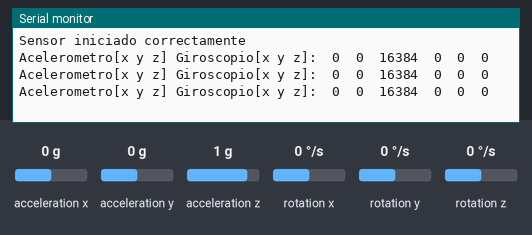
The sketch below on a simulated Arduino Uno, built with avr-gcc and run on an emulated ATmega328P. On the bench: the last lines printed to the serial monitor. The inputs (shaded band) are chosen by the test bench; at power-on: acceleration x 0 g, acceleration y 0 g, acceleration z 1 g, rotation x 0 °/s, rotation y 0 °/s, rotation z 0 °/s.

Above: at 1.2 s.
1.3 s: acceleration x set to -1.4 g
At 1.9 s:
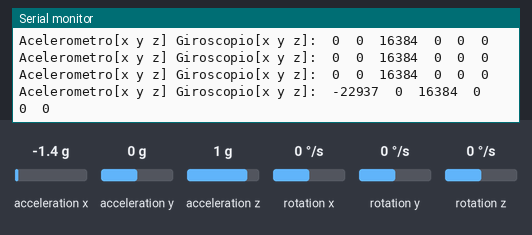
2.8 s: acceleration y set to -1.4 g
At 3.4 s:
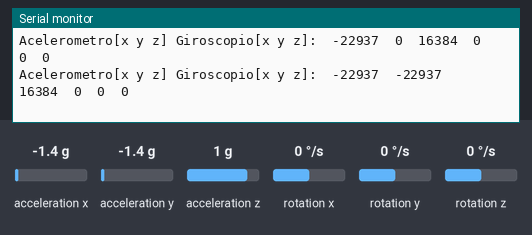
4.3 s: acceleration z set to -1.4 g
At 5.0 s:
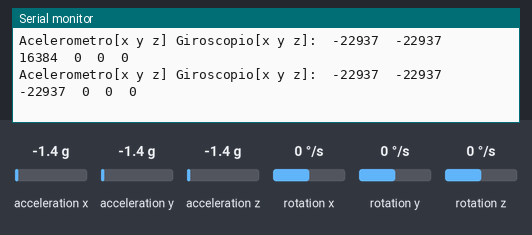
5.8 s: rotation x set to -192 °/s
At 6.5 s:
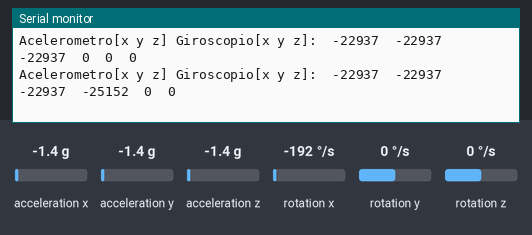
7.3 s: rotation y set to -192 °/s
At 8.0 s:
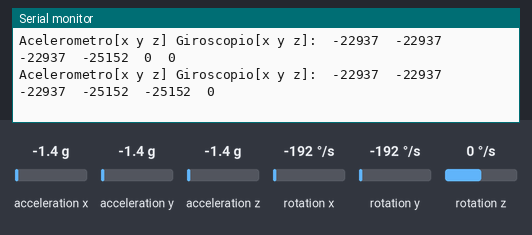

Measured:
- after the input at 1.3 s, the serial monitor: prints a new line after 0.22 s (image 1)
- after the input at 2.8 s, the serial monitor: prints a new line after 0.23 s (image 2)
- after the input at 4.3 s, the serial monitor: prints a new line after 0.25 s (image 3)
- after the input at 5.8 s, the serial monitor: prints a new line after 0.27 s (image 4)
- after the input at 7.3 s, the serial monitor: prints a new line after 0.28 s (image 5)

The sketch:

LecturaBasica.ino
```cpp
// Librerias I2C para controlar el mpu6050
// la libreria MPU6050.h necesita I2Cdev.h, I2Cdev.h necesita Wire.h
#include "I2Cdev.h"
#include "MPU6050.h"
#include "Wire.h"

// La dirección del MPU6050 puede ser 0x68 o 0x69, dependiendo
// del estado de AD0. Si no se especifica, 0x68 estará implicito
MPU6050 sensor;

// Valores RAW (sin procesar) del acelerometro y giroscopio en los ejes x,y,z
int16_t ax, ay, az;
int16_t gx, gy, gz;

void printTab()
{
  Serial.print(F("\t")); // 'F' lo almacena en la memoria flash en lugar de la RAM para ahorrar espacio de memoria
}

void setup() {
  Serial.begin(115200);    //Iniciando puerto serial
  Wire.begin();           //Iniciando I2C
  sensor.initialize();    //Iniciando el sensor
  if (sensor.testConnection()) Serial.println("Sensor iniciado correctamente");
  else Serial.println("Error al iniciar el sensor");
}

void loop() {
  // Leer las aceleraciones y velocidades angulares
  sensor.getAcceleration(&ax, &ay, &az);
  sensor.getRotation(&gx, &gy, &gz);

  //Mostrar las lecturas separadas por un [tab]
  Serial.print(F("Acelerometro[x y z] Giroscopio[x y z]:\t"));
  Serial.print(ax); printTab();
  Serial.print(ay); printTab();
  Serial.print(az); printTab();
  Serial.print(gx); printTab();
  Serial.print(gy); printTab();
  Serial.println(gz);

  delay(500);
}
```
